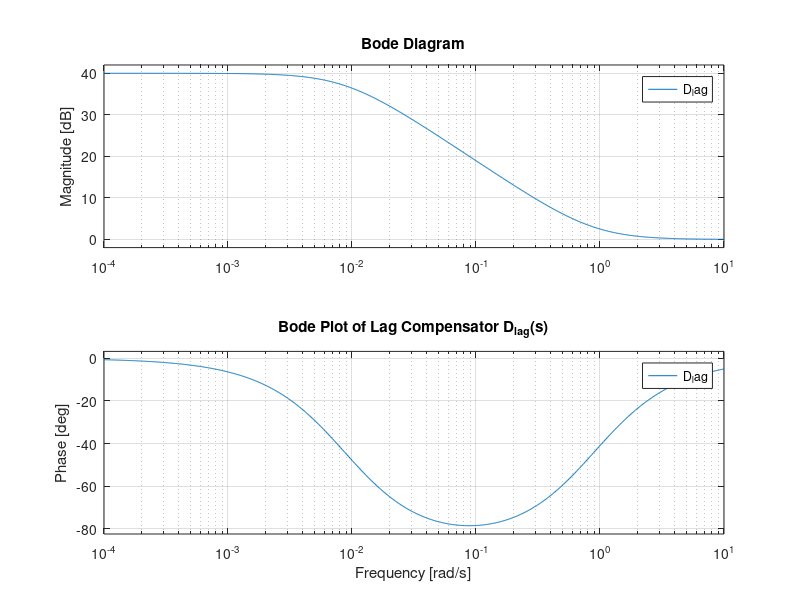

This chart was generated by the following MATLAB code:
% Objective function for phase reduction of 5 degrees at w = 10 rad/s
fun = @(p) atand(10/(100*p)) - atand(10/p) + 5;

p0 = 0.01;      % Initial guess

% Solve for pole p and zero z
p = fsolve(fun, p0);
z = 100 * p;

% Display calculated values
fprintf('z = %.6f\n', z);
fprintf('p = %.6f\n', p);

% Define transfer function
num = [1, z];
den = [1, p];
D_lag = tf(num, den);

% Plot Bode plot
figure;
bode(D_lag);
grid on;
title('Bode Plot of Lag Compensator D_{lag}(s)');
